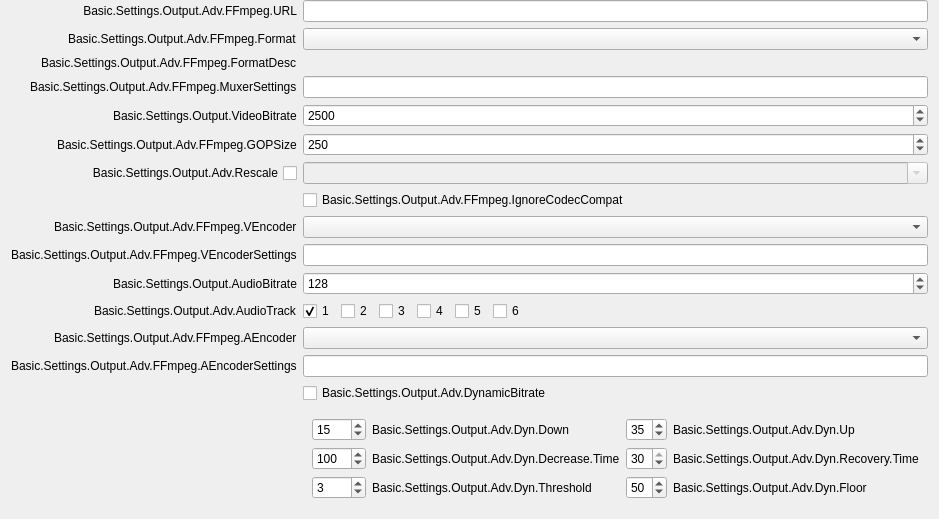
                          <widget class="QWidget" name="advOutStreamFFmpeg">
                           <layout class="QFormLayout" name="formLayout_S15">
                            <property name="fieldGrowthPolicy">
                             <enum>QFormLayout::AllNonFixedFieldsGrow</enum>
                            </property>
                            <property name="labelAlignment">
                             <set>Qt::AlignRight|Qt::AlignTrailing|Qt::AlignVCenter</set>
                            </property>
                            <property name="topMargin">
                             <number>0</number>
                            </property>
                            <item row="0" column="0">
                             <widget class="QLabel" name="label_S1">
                              <property name="sizePolicy">
                               <sizepolicy hsizetype="Preferred" vsizetype="Expanding">
                               <horstretch>0</horstretch>
                               <verstretch>0</verstretch>
                               </sizepolicy>
                              </property>
                              <property name="minimumSize">
                               <size>
                                <width>170</width>
                                <height>0</height>
                               </size>
                              </property>
                              <property name="text">
                               <string>Basic.Settings.Output.Adv.FFmpeg.URL</string>
                              </property>
                              <property name="alignment">
                               <set>Qt::AlignRight|Qt::AlignTrailing|Qt::AlignVCenter</set>
                              </property>
                             </widget>
                            </item>
                            <item row="0" column="1">
                             <widget class="QLineEdit" name="advOutFFURL">
                              <property name="enabled">
                               <bool>true</bool>
                              </property>
                             </widget>
                            </item>
                            <item row="1" column="0">
                             <widget class="QLabel" name="label_S2">
                              <property name="text">
                               <string>Basic.Settings.Output.Adv.FFmpeg.Format</string>
                              </property>
                              <property name="buddy">
                               <cstring>advOutStreamFFFormat</cstring>
                              </property>
                             </widget>
                            </item>
                            <item row="1" column="1">
                             <widget class="QComboBox" name="advOutStreamFFFormat"/>
                            </item>
                            <item row="2" column="0">
                             <widget class="QLabel" name="label_S3">
                              <property name="text">
                               <string>Basic.Settings.Output.Adv.FFmpeg.FormatDesc</string>
                              </property>
                             </widget>
                            </item>
                            <item row="2" column="1">
                             <widget class="QLabel" name="advOutStreamFFFormatDesc">
                              <property name="text">
                               <string/>
                              </property>
                             </widget>
                            </item>
                            <item row="3" column="0">
                             <widget class="QLabel" name="label_S4">
                              <property name="text">
                               <string>Basic.Settings.Output.Adv.FFmpeg.MuxerSettings</string>
                              </property>
                              <property name="buddy">
                               <cstring>advOutStreamFFMCfg</cstring>
                              </property>
                             </widget>
                            </item>
                            <item row="3" column="1">
                             <widget class="QLineEdit" name="advOutStreamFFMCfg"/>
                            </item>
                            <item row="4" column="0">
                             <widget class="QLabel" name="label_S5">
                              <property name="text">
                               <string>Basic.Settings.Output.VideoBitrate</string>
                              </property>
                              <property name="buddy">
                               <cstring>advOutStreamFFVBitrate</cstring>
                              </property>
                             </widget>
                            </item>
                            <item row="4" column="1">
                             <widget class="QSpinBox" name="advOutStreamFFVBitrate">
                              <property name="minimum">
                               <number>0</number>
                              </property>
                              <property name="maximum">
                               <number>1000000000</number>
                              </property>
                              <property name="value">
                               <number>2500</number>
                              </property>
                             </widget>
                            </item>
                            <item row="5" column="0">
                              <widget class="QLabel" name="label_S6">
                               <property name="text">
                                <string>Basic.Settings.Output.Adv.FFmpeg.GOPSize</string>
                               </property>
                               <property name="buddy">
                                <cstring>advOutStreamFFVGOPSize</cstring>
                               </property>
                              </widget>
                            </item>
                            <item row="5" column="1">
                             <widget class="QSpinBox" name="advOutStreamFFVGOPSize">
                              <property name="maximum">
                               <number>1000000000</number>
                              </property>
                              <property name="value">
                               <number>250</number>
                              </property>
                             </widget>
                            </item>
                            <item row="6" column="0">
                             <widget class="QCheckBox" name="advOutStreamFFUseRescale">
                              <property name="sizePolicy">
                               <sizepolicy hsizetype="Minimum" vsizetype="Expanding">
                                <horstretch>0</horstretch>
                                <verstretch>0</verstretch>
                               </sizepolicy>
                              </property>
                              <property name="layoutDirection">
                               <enum>Qt::RightToLeft</enum>
                              </property>
                              <property name="text">
                               <string>Basic.Settings.Output.Adv.Rescale</string>
                              </property>
                             </widget>
                            </item>
                            <item row="6" column="1">
                             <widget class="QComboBox" name="advOutStreamFFRescale">
                              <property name="enabled">
                               <bool>false</bool>
                              </property>
                              <property name="editable">
                               <bool>true</bool>
                              </property>
                             </widget>
                            </item>
                            <item row="7" column="1">
                              <widget class="QCheckBox" name="advOutStreamFFIgnoreCompat">
                               <property name="text">
                                <string>Basic.Settings.Output.Adv.FFmpeg.IgnoreCodecCompat</string>
                               </property>
                              </widget>
                            </item>
                            <item row="8" column="0">
                             <widget class="QLabel" name="label_S7">
                              <property name="text">
                               <string>Basic.Settings.Output.Adv.FFmpeg.VEncoder</string>
                              </property>
                              <property name="buddy">
                               <cstring>advOutStreamFFVEncoder</cstring>
                              </property>
                             </widget>
                            </item>
                            <item row="8" column="1">
                             <widget class="QComboBox" name="advOutStreamFFVEncoder"/>
                            </item>
                            <item row="9" column="0">
                             <widget class="QLabel" name="label_S8">
                              <property name="text">
                               <string>Basic.Settings.Output.Adv.FFmpeg.VEncoderSettings</string>
			      </property>
                              <property name="buddy">
                               <cstring>advOutStreamFFVCfg</cstring>
			      </property>
			     </widget>
			    </item>
                            <item row="9" column="1">
                             <widget class="QLineEdit" name="advOutStreamFFVCfg"/>
                            </item>
                            <item row="10" column="0">
                             <widget class="QLabel" name="label_S9">
                              <property name="text">
                               <string>Basic.Settings.Output.AudioBitrate</string>
                              </property>
                              <property name="buddy">
                               <cstring>advOutStreamFFABitrate</cstring>
                              </property>
                             </widget>
                            </item>
                            <item row="10" column="1">
                             <widget class="QSpinBox" name="advOutStreamFFABitrate">
                              <property name="minimum">
                               <number>32</number>
                              </property>
                              <property name="maximum">
                               <number>4096</number>
                              </property>
                              <property name="singleStep">
                               <number>16</number>
                              </property>
                              <property name="value">
                               <number>128</number>
                              </property>
                             </widget>
                            </item>
                            <item row="11" column="0">
                             <widget class="QLabel" name="label_S10">
                              <property name="text">
                               <string>Basic.Settings.Output.Adv.AudioTrack</string>
                              </property>
                             </widget>
                            </item>
                            <item row="11" column="1">
                             <widget class="QWidget" name="widget_S1" native="true">
                              <property name="sizePolicy">
                               <sizepolicy hsizetype="Maximum" vsizetype="Preferred">
                                <horstretch>0</horstretch>
                                <verstretch>0</verstretch>
                               </sizepolicy>
                              </property>
                              <layout class="QHBoxLayout" name="horizontalLayout_S1">
                               <property name="leftMargin">
                                <number>0</number>
                               </property>
                               <property name="topMargin">
                                <number>0</number>
                               </property>
                               <property name="rightMargin">
                                <number>0</number>
                               </property>
                               <property name="bottomMargin">
                                <number>0</number>
                               </property>
                               <item>
                                <widget class="QCheckBox" name="advOutStreamFFTrack1">
                                 <property name="text">
                                  <string notr="true">1</string>
                                 </property>
                                 <property name="checked">
                                  <bool>true</bool>
                                 </property>
                                </widget>
                               </item>
                               <item>
                                <widget class="QCheckBox" name="advOutStreamFFTrack2">
                                 <property name="text">
                                  <string notr="true">2</string>
                                 </property>
                                </widget>
                               </item>
                               <item>
                                <widget class="QCheckBox" name="advOutStreamFFTrack3">
                                 <property name="text">
                                  <string notr="true">3</string>
                                 </property>
                                </widget>
                               </item>
                               <item>
                                <widget class="QCheckBox" name="advOutStreamFFTrack4">
                                 <property name="text">
                                  <string notr="true">4</string>
                                 </property>
                                </widget>
                               </item>
                               <item>
                                <widget class="QCheckBox" name="advOutStreamFFTrack5">
                                 <property name="text">
                                  <string notr="true">5</string>
                                 </property>
                                </widget>
                               </item>
                               <item>
                                <widget class="QCheckBox" name="advOutStreamFFTrack6">
                                 <property name="text">
                                  <string notr="true">6</string>
                                 </property>
                                </widget>
                               </item>
                              </layout>
                             </widget>
                            </item>
                            <item row="12" column="0">
                             <widget class="QLabel" name="label_S11">
                              <property name="text">
                               <string>Basic.Settings.Output.Adv.FFmpeg.AEncoder</string>
                              </property>
                              <property name="buddy">
                               <cstring>advOutStreamFFAEncoder</cstring>
                              </property>
                             </widget>
                            </item>
                            <item row="12" column="1">
                             <widget class="QComboBox" name="advOutStreamFFAEncoder"/>
                            </item>
                            <item row="13" column="0">
                             <widget class="QLabel" name="label_S12">
                              <property name="text">
                               <string>Basic.Settings.Output.Adv.FFmpeg.AEncoderSettings</string>
                              </property>
                              <property name="buddy">
                               <cstring>advOutStreamFFACfg</cstring>
                              </property>
                             </widget>
                            </item>
                            <item row="13" column="1">
                             <widget class="QLineEdit" name="advOutStreamFFACfg"/>
                            </item>
                            <item row="14" column="1">
                             <widget class="QCheckBox" name="advOutStreamFFDynamic">
                              <property name="toolTip">
                               <string>Basic.Settings.Output.Adv.DynamicBitrate.Tooltip</string>
                              </property>
                              <property name="text">
                               <string>Basic.Settings.Output.Adv.DynamicBitrate</string>
                              </property>
                             </widget>
                            </item>
                            <item row="15" column="1">
                             <widget class="QWidget" name="widget_StreamFFdyn" native="true">
                              <property name="minimumSize">
                               <size>
                                <width>0</width>
                                <height>0</height>
                               </size>
                              </property>
                              <layout class="QGridLayout" name="gridLayoutFF">
                               <item row="0" column="0">
                                <widget class="QSpinBox" name="advOutStreamFFDynamicDown">
                                 <property name="toolTip">
                                  <string>Basic.Settings.Output.Adv.DynamicBitrate.Down.Tooltip</string>
                                 </property>
                                 <property name="maximum">
                                  <number>50</number>
                                 </property>
                                 <property name="value">
                                  <number>15</number>
                                 </property>
                                </widget>
                               </item>
                               <item row="0" column="1">
                                <widget class="QLabel" name="label_S13">
                                 <property name="text">
                                  <string>Basic.Settings.Output.Adv.Dyn.Down</string>
                                 </property>
                                </widget>
                               </item>
                               <item row="0" column="2">
                                <widget class="QSpinBox" name="advOutStreamFFDynamicUp">
                                 <property name="enabled">
                                  <bool>true</bool>
                                 </property>
                                 <property name="toolTip">
                                  <string>Basic.Settings.Output.Adv.DynamicBitrate.Up.Tooltip</string>
                                 </property>
                                 <property name="layoutDirection">
                                  <enum>Qt::LeftToRight</enum>
                                 </property>
                                 <property name="alignment">
                                  <set>Qt::AlignLeading|Qt::AlignLeft|Qt::AlignVCenter</set>
                                 </property>
                                 <property name="maximum">
                                  <number>50</number>
                                 </property>
                                 <property name="value">
                                  <number>35</number>
                                 </property>
                                 <property name="displayIntegerBase">
                                  <number>10</number>
                                 </property>
                                </widget>
                               </item>
                               <item row="0" column="3">
                                <widget class="QLabel" name="label_S14">
                                 <property name="text">
                                  <string>Basic.Settings.Output.Adv.Dyn.Up</string>
                                 </property>
                                </widget>
                               </item>
                               <item row="1" column="0">
                                <widget class="QSpinBox" name="advOutStreamFFDynamicDecreaseTime">
                                 <property name="toolTip">
                                  <string>Basic.Settings.Output.Adv.DynamicBitrate.DecreaseTime.Tooltip</string>
                                 </property>
                                 <property name="maximum">
                                  <number>1000</number>
                                 </property>
                                 <property name="singleStep">
                                  <number>5</number>
                                 </property>
                                 <property name="value">
                                  <number>100</number>
                                 </property>
                                </widget>
                               </item>
                               <item row="1" column="1">
                                <widget class="QLabel" name="label_S15">
                                 <property name="text">
                                  <string>Basic.Settings.Output.Adv.Dyn.Decrease.Time</string>
                                 </property>
                                </widget>
                               </item>
                               <item row="1" column="2">
                                <widget class="QSpinBox" name="advOutStreamFFDynamicRecoveryTime">
                                 <property name="toolTip">
                                  <string>Basic.Settings.Output.Adv.DynamicBitrate.RecoveryTime.Tooltip</string>
                                 </property>
                                 <property name="maximum">
                                  <number>30</number>
                                 </property>
                                 <property name="value">
                                  <number>30</number>
                                 </property>
                                </widget>
                               </item>
                               <item row="1" column="3">
                                <widget class="QLabel" name="label_S16">
                                 <property name="text">
                                  <string>Basic.Settings.Output.Adv.Dyn.Recovery.Time</string>
                                 </property>
                                </widget>
                               </item>
                               <item row="2" column="0">
                                <widget class="QSpinBox" name="advOutStreamFFDynamicThreshold">
                                 <property name="toolTip">
                                  <string>Basic.Settings.Output.Adv.DynamicBitrate.Threshold.Tooltip</string>
                                 </property>
                                 <property name="maximum">
                                  <number>25</number>
                                 </property>
                                 <property name="minimum">
                                  <number>1</number>
                                 </property>
                                 <property name="value">
                                  <number>3</number>
                                 </property>
                                 <property name="displayIntegerBase">
                                  <number>10</number>
                                 </property>
                                </widget>
                               </item>
                               <item row="2" column="1">
                                <widget class="QLabel" name="label_S17">
                                 <property name="text">
                                  <string>Basic.Settings.Output.Adv.Dyn.Threshold</string>
                                 </property>
                                </widget>
                               </item>
                               <item row="2" column="2">
                                <widget class="QSpinBox" name="advOutStreamFFDynamicFloor">
                                 <property name="toolTip">
                                  <string>Basic.Settings.Output.Adv.DynamicBitrate.Floor.Tooltip</string>
                                 </property>
                                 <property name="value">
                                  <number>50</number>
                                 </property>
                                </widget>
                               </item>
                               <item row="2" column="3">
                                <widget class="QLabel" name="label_S18">
                                 <property name="text">
                                  <string>Basic.Settings.Output.Adv.Dyn.Floor</string>
                                 </property>
                                </widget>
                               </item>
                              </layout>
                              <zorder>advOutStreamFFDynamicUp</zorder>
                              <zorder>label_S13</zorder>
                              <zorder>label_S14</zorder>
                              <zorder>advOutStreamFFDynamicDown</zorder>
                              <zorder>advOutStreamFFDynamicDecreaseTime</zorder>
                              <zorder>advOutStreamFFDynamicRecoveryTime</zorder>
                              <zorder>label_S15</zorder>
                              <zorder>label_S16</zorder>
                              <zorder>advOutStreamFFDynamicThreshold</zorder>
                              <zorder>label_S17</zorder>
                              <zorder>advOutStreamFFDynamicFloor</zorder>
                              <zorder>label_S18</zorder>
                             </widget>
                            </item>
                           </layout>
                          </widget>
